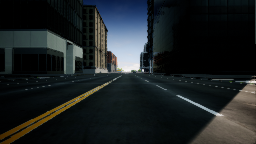
#> input picture car/Input/inputDetectLine2.png, 256 x 144 px
$ jupyter execute --allow-errors Detect_Lane.ipynb
#> lines starting #> are read from the running program, lines starting #| are printed output that depends on the picture; after the words box and inside, x2 and y2 are one past the last pixel; in counts of white or black regions, pixels touching at a corner belong together
[cell 1]
import numpy as np
import cv2
import glob
import matplotlib.pyplot as plt
from importlib import reload
from collection import utils; reload(utils)
from collection.utils import *
import math

img = cv2.imread('Input/inputDetectLine2.png', cv2.IMREAD_COLOR)
#> img is the input picture: shape (144, 256, 3); mean B, G, R 34.6, 33.5, 28.5
a = math.floor(img.shape[0]/2)
#> a = 72
img = img[a:, :img.shape[1]]
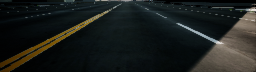
#> img: shape (72, 256, 3); mean B, G, R 28.6, 31.1, 27.7
plt.imshow(img)
plt.show()

[cell 2]
def to_hsv(img):
    return cv2.cvtColor(img, cv2.COLOR_RGB2HSV)
#> returned value: shape (72, 256, 3); mean H, S, V 38.4, 112.5, 34.5

def to_hsl(img):
    return cv2.cvtColor(img, cv2.COLOR_RGB2HLS)
#> returned value: shape (72, 256, 3); mean of channels 0, 1, 2 38.4, 28.3, 77.1

[cell 3]
hsv_image = to_hsv(img)
hsl_image = to_hsl(img)
fig, ax = plt.subplots(1, 2, figsize=(10,7))
ax[0].imshow(hsv_image)
ax[0].axis("off")
ax[0].set_title("HSV Image")

ax[1].imshow(hsl_image)
ax[1].axis("off")
ax[1].set_title("HSL Image")

plt.show()
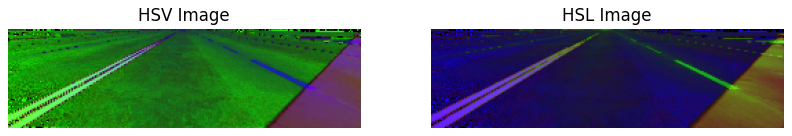
#> figure drawn by matplotlib, 2 panels

[cell 4]
# Image should have already been converted to HSL color space
def isolate_yellow_hsl(img):
    # Caution - OpenCV encodes the data in ****HLS*** format
    # Lower value equivalent pure HSL is (30, 45, 15)
#    Higher value equivalent pure HSL is (75, 100, 80)
    low_threshold = np.array([30, 45, 15], dtype=np.uint8)
    high_threshold = np.array([75, 100, 80], dtype=np.uint8)

#    low_threshold = np.array([10, 0, 90], dtype=np.uint8)
#    high_threshold = np.array([50, 255, 255], dtype=np.uint8)
    yellow_mask = cv2.inRange(img, low_threshold, high_threshold)
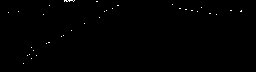
#> yellow_mask: shape (72, 256); 0.31% white in thin lines or dots, all inside (x1, y1, x2, y2) = (8, 0, 242, 64)

    return yellow_mask


# Image should have already been converted to HSL color space
def isolate_white_hsl(img):
    # Caution - OpenCV encodes the data in ***HLS*** format
    # Lower value equivalent pure HSL is (30, 45, 15)
    low_threshold = np.array([0, 200, 0], dtype=np.uint8)
    high_threshold = np.array([180, 255, 255], dtype=np.uint8)
#    low_threshold = np.array([0, 190, 0], dtype=np.uint8)
#    high_threshold = np.array([255, 255, 255], dtype=np.uint8)

# Higher value equivalent pure HSL is (360, 100, 100)


    yellow_mask = cv2.inRange(img, low_threshold, high_threshold)
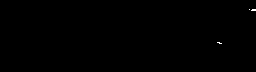
#> yellow_mask: shape (72, 256); 0.09% white in thin lines or dots, all inside (x1, y1, x2, y2) = (217, 9, 256, 44)

    return yellow_mask

hsl_yellow_image = isolate_yellow_hsl(hsl_image)
hsl_white_image = isolate_white_hsl(hsl_image)
#hsl_yellow_image = isolate_yellow_hsl(hsv_image)
#hsl_white_image = isolate_white_hsl(hsv_image)
fig, ax = plt.subplots(1, 2, figsize=(10,7))
ax[0].imshow(hsl_yellow_image)
ax[0].axis("off")
ax[0].set_title("Isolated yellow Image")

ax[1].imshow(hsl_white_image)
ax[1].axis("off")
ax[1].set_title("Isolated white Image")

plt.show()

[cell 5]
def combine_hsl_isolated_with_original(img, hsl_yellow, hsl_white):
    hsl_mask = cv2.bitwise_or(hsl_yellow, hsl_white)
#> hsl_mask: shape (72, 256); 0.4% white in thin lines or dots, all inside (x1, y1, x2, y2) = (8, 0, 256, 64)
    #return cv2.bitwise_and(img, hsl_mask)
    return cv2.bitwise_and(img, img, mask=hsl_mask)

def filter_img_hsl(img):
    hsl_img = to_hsl(img)
    #hsl_img = to_hsv(img)
    hsl_yellow = isolate_yellow_hsl(hsl_img)
    hsl_white = isolate_white_hsl(hsl_img)
    return combine_hsl_isolated_with_original(img, hsl_yellow, hsl_white)

[cell 6]
combine_image = filter_img_hsl(img)
plt.imshow(combine_image)
plt.show()

[cell 7]
def grayscale(img):
    return cv2.cvtColor(img, cv2.COLOR_RGB2GRAY)
#> returned value: shape (72, 256)

grayscale_image = grayscale(combine_image)
plt.imshow(grayscale_image)
plt.show()

[cell 8]
def gaussian_blur(grayscale_img, kernel_size = 3):
#> called with kernel_size = 5
    return  cv2.GaussianBlur(grayscale_img,(kernel_size, kernel_size), 0)

[cell 9]
blurred_image1 = gaussian_blur(grayscale_image, kernel_size=5)
blurred_image2 = gaussian_blur(grayscale_image, kernel_size=11)
blurred_image3 = gaussian_blur(grayscale_image, kernel_size=21)
fig, ax = plt.subplots(1, 3, figsize=(10, 7))
ax[0].imshow(blurred_image1)
ax[0].axis("off")
ax[0].set_title("Blurred Image with kernel size = 5")

ax[1].imshow(blurred_image2)
ax[1].axis("off")
ax[1].set_title("Blurred Image with kernel size = 11")

ax[2].imshow(blurred_image3)
ax[2].axis("off")
ax[2].set_title("Blurred Image with kernel size = 21")

plt.show()

[cell 10]
def canny_edge_detector(blurred_img, low_threshold, high_threshold):
#> called with low_threshold = 50, high_threshold = 150
    return cv2.Canny(blurred_img, low_threshold, high_threshold)
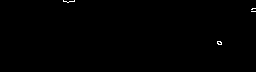
#> returned value: shape (72, 256); 0.21% white in thin lines or dots, all inside (x1, y1, x2, y2) = (63, 0, 256, 45)

[cell 11]
canny_image1 = canny_edge_detector(blurred_image1, 50, 150)
canny_image2 = canny_edge_detector(blurred_image1, 0, 10)
#> call 2 of canny_edge_detector, with low_threshold = 0, high_threshold = 10
#> in canny_edge_detector (call 2), `return cv2.Canny(blurred_img, low_threshold, high_threshold)`:
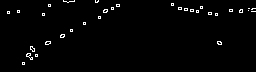
#> returned value: shape (72, 256); 1.7% white in thin lines or dots, all inside (x1, y1, x2, y2) = (7, 0, 256, 65)
canny_image3 = canny_edge_detector(blurred_image1, 10, 50)
#> call 3 of canny_edge_detector, with low_threshold = 10, high_threshold = 50
#> in canny_edge_detector (call 3), `return cv2.Canny(blurred_img, low_threshold, high_threshold)`:
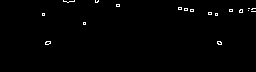
#> returned value: shape (72, 256); 0.87% white in thin lines or dots, all inside (x1, y1, x2, y2) = (42, 0, 256, 45)
fig, ax = plt.subplots(1, 3, figsize=(10, 7))
ax[0].imshow(canny_image1)
ax[0].axis("off")
ax[0].set_title("Canny image with 50, 150")

ax[1].imshow(canny_image2)
ax[1].axis("off")
ax[1].set_title("Canny image with 0, 10")

ax[2].imshow(canny_image3)
ax[2].axis("off")
ax[2].set_title("Canny image with 10, 50")

plt.show()

[cell 12]
def get_vertices_for_img(img):
    imshape = img.shape
#> imshape = (72, 256)
    lower_left = [imshape[1]/40, imshape[0]]
#> lower_left = [6.4, 72]
    print("This is lower left", lower_left)
#| This is lower left [6.4, 72]
    lower_right = [imshape[1] - imshape[1]/40, imshape[0]]
#> lower_right = [249.6, 72]
    print("This is lower right", lower_right)
#| This is lower right [249.6, 72]
    top_left = [imshape[1]/2 - imshape[1]/2, imshape[0]/10]
#> top_left = [0, 7.2]
    print("This is top left", top_left)
#| This is top left [0.0, 7.2]
    top_right = [imshape[1]/2 + imshape[1]/2, imshape[0]/10]
#> top_right = [256, 7.2]
    print("This is top right", top_right)
#| This is top right [256.0, 7.2]
    vert =[np.array([lower_left, top_left, lower_right, top_right ], dtype=np.int32)]
#> vert = [[[6, 72], [0, 7], [249, 72], [256, 7]]]
    print("This is vertices", vert)
#| This is vertices [array([[  6,  72],
#|        [  0,   7],
#|        [249,  72],
#|        [256,   7]], dtype=int32)]
    return vert

def region_of_interest(img):
    mask = np.zeros_like(img)
    if len(img.shape) > 2:
        channel_count = img.shape[2]
        ignore_mask_color = (255,) * channel_count
    else:
        ignore_mask_color = 255

    vert = get_vertices_for_img(img)
#> vert = [[[6, 72], [0, 7], [249, 72], [256, 7]]]
    print("This is mask", mask)
#> (printed output is left out)
    print("This is ignore mask color", ignore_mask_color)
    cv2.fillPoly(mask, vert, ignore_mask_color)
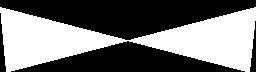
#> mask: shape (72, 256); 45.5% white; 1 white region, box (x1, y1, x2, y2) and area: (0, 7, 256, 72) 8394

    masked_image = cv2.bitwise_and(img, mask)
#> masked_image: shape (72, 256); 0.14% white in thin lines or dots, all inside (x1, y1, x2, y2) = (217, 8, 256, 45)
    return masked_image

[cell 13]
segmented_images = region_of_interest(canny_image1)
fig, ax = plt.subplots(1, 2, figsize=(10,7))
ax[0].imshow(canny_image1)
ax[0].axis("off")
ax[0].set_title("Canny image with 50, 150")

ax[1].imshow(segmented_images)
ax[1].axis("off")
ax[1].set_title("Segmented Image")

plt.show()

[cell 14]
def hough_transform(canny_img, rho, theta, threshold, min_line_len, max_line_gap):
    return cv2.HoughLinesP(canny_img, rho, theta, threshold, np.array([]), minLineLength=min_line_len, maxLineGap=max_line_gap)

[cell 15]
rho = 1
theta = (np.pi/180) * 1
threshold = 15
min_line_length = 20
max_line_gap = 10

[cell 16]
hough_lines_image = hough_transform(segmented_images, rho, theta, threshold, min_line_length, max_line_gap)
#> (the rest of this cell did not finish here and is left out)

[cell 17]
def draw_lines(img, lines, color=[255, 0, 0], thickness=10, make_copy=True):
#> called with thickness = 10, make_copy = True
    img_copy = np.copy(img) if make_copy else img

    for line in lines:
        for x1, y1, x2, y2 in line:
            cv2.line(img_copy, (x1, y1), (x2, y2), color, thickness)

    return img_copy

$ run again, with car/Input/inputDetectLine3.png copied over car/Input/inputDetectLine2.png
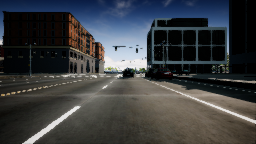
#> input picture car/Input/inputDetectLine3.png, 256 x 144 px
#> img is the input picture: shape (144, 256, 3); mean B, G, R 64.1, 61.6, 59.3
#> img: shape (72, 256, 3)
#> in isolate_white_hsl, `yellow_mask = cv2.inRange(img, low_threshold, high_threshold)`:
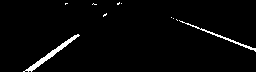
#> yellow_mask: shape (72, 256); 2.5% white; 10 white regions (8 under 20 px), largest, box (x1, y1, x2, y2) and area: (23, 34, 80, 72) 278, (179, 20, 256, 52) 162
#| This is lower left [6.4, 72]
#| This is lower right [249.6, 72]
#| This is top left [0.0, 7.2]
#| This is top right [256.0, 7.2]
#| This is vertices [array([[  6,  72],
#|        [  0,   7],
#|        [249,  72],
#|        [256,   7]], dtype=int32)]
#> in region_of_interest, `vert = get_vertices_for_img(img)`: vert = [[[6, 72], [0, 7], [249, 72], [256, 7]]]
#> (printed output is left out)
#> mask: shape (72, 256); 45.5% white; 1 white region, box (x1, y1, x2, y2) and area: (0, 7, 256, 72) 8394
#> masked_image: shape (72, 256); 1.6% white in thin lines or dots, all inside (x1, y1, x2, y2) = (29, 24, 253, 67)
#> hough_lines_image = [[194, 25, 251, 46], [30, 66, 76, 34], [188, 25, 251, 50], [43, 62, 79, 34], [47, 53, 73, 35], [52, 56, 75, 38]]
#> the loop in draw_lines, `for line in lines:` made 6 passes
#> after the loop in draw_lines, `for line in lines:`:
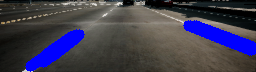
#> img_copy: shape (72, 256, 3); mean B, G, R 81.1, 60.6, 63.3
